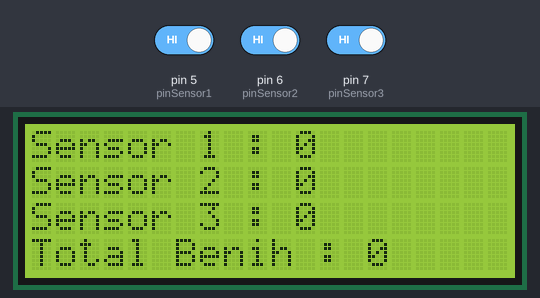
Bench run of a sketch on a simulated Arduino Uno, built with avr-gcc and run on an emulated ATmega328P. Parts: 20×4 character LCD. The inputs (shaded band) are chosen by the test bench; at power-on: pin 5 (pinSensor1) HIGH, pin 6 (pinSensor2) HIGH, pin 7 (pinSensor3) HIGH. What the sketch prints to the serial monitor is not drawn.

Above: at 1.3 s.
1.4 s: pin 5 (pinSensor1) driven LOW
At 2.0 s:
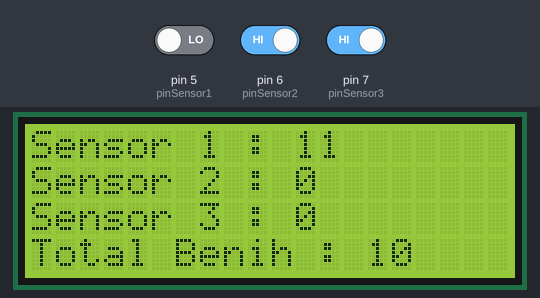
2.9 s: pin 6 (pinSensor2) driven LOW
At 3.04 s:
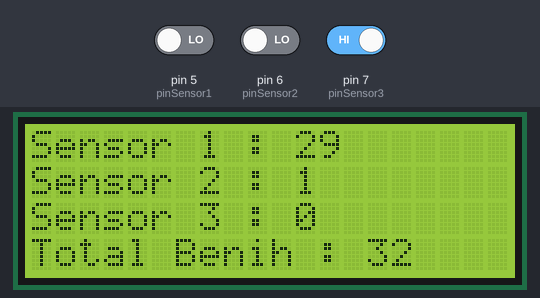
4.4 s: pin 7 (pinSensor3) driven LOW
At 4.62 s:
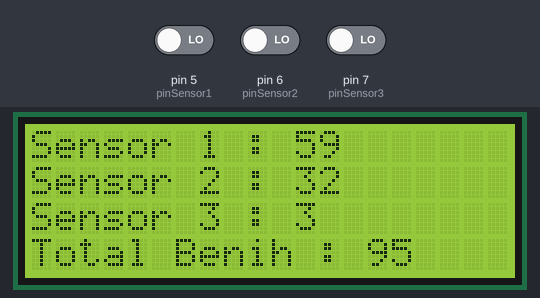
5.9 s: pin 5 (pinSensor1) driven HIGH
At 6.02 s:
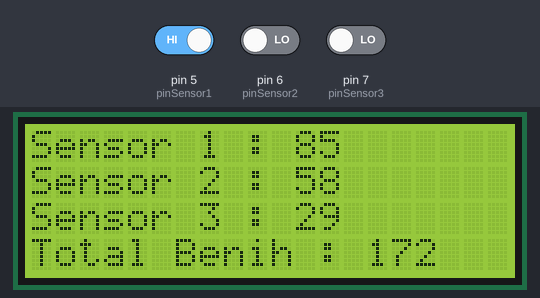
7.4 s: pin 6 (pinSensor2) driven HIGH
At 7.53 s:
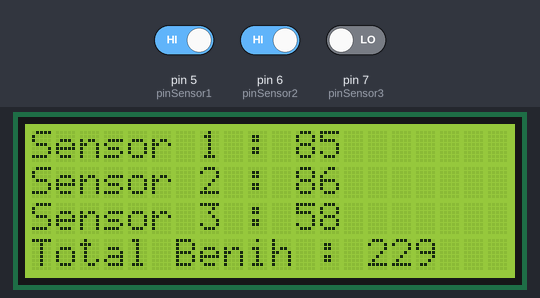
8.9 s: pin 7 (pinSensor3) driven HIGH
At 9.7 s:
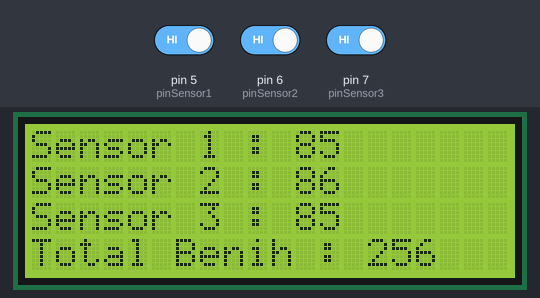

The sketch:

CODE_ALAT.ino
```cpp
#include <Arduino_FreeRTOS.h>
#include <Wire.h>
#include <semphr.h>
#include <LiquidCrystal_I2C.h>

LiquidCrystal_I2C lcd(0x27, 20,4);

#define pinSensor1 5
#define pinSensor2 6
#define pinSensor3 7
int a=0;
int b=0;
int c=0;
SemaphoreHandle_t xSerialSemaphore;

void BacaSensor1(void *pvParameters);
void BacaSensor2(void *pvParameters);
void BacaSensor3(void *pvParameters);
void Menampilkan(void *pvParameters);

void setup(){
  Serial.begin(9600);
  if(xSerialSemaphore == NULL){
       xSerialSemaphore = xSemaphoreCreateMutex();
        if((xSerialSemaphore)!= NULL)
            xSemaphoreGive((xSerialSemaphore));
  }
  lcd.init();
  lcd.backlight();
  lcd.begin(20,4);
  while (!Serial) {
    ;
  }

 // Now set up two Tasks to run independently.
  xTaskCreate(
    BacaSensor1
    ,  "BacaSensor1"          // A name just for humans
    ,  128                    // This stack size can be checked & adjusted by reading the Stack Highwater
    ,  NULL                   // Parameters for the task
    ,  3                      // Priority, with 3 (configMAX_PRIORITIES - 1) being the highest, and 0 being the lowest.
    ,  NULL );                // Task Handle

  xTaskCreate(
    BacaSensor2
    ,  "BacaSensor2"          // A name just for humans
    ,  128                    // Stack size
    ,  NULL                   // Parameters for the task
    ,  2                      // Priority
    ,  NULL );                // Task Handle
   xTaskCreate(
    BacaSensor3
    ,  "BacaSensor3"          // A name just for humans
    ,  128                    // Stack size
    ,  NULL                   // Parameters for the task
    ,  1                      // Priority
    ,  NULL );                // Task Handle
  xTaskCreate(
    Menampilkan
    ,  "Menampilkan"          // A name just for humans
    ,  128                    // This stack size can be checked & adjusted by reading the Stack Highwater
    ,  NULL                   // Parameters for the task
    ,  0                      // Priority, with 3 (configMAX_PRIORITIES - 1) being the highest, and 0 being the lowest.
    ,  NULL );                // Task Handle

  // Now the Task scheduler, which takes over control of scheduling individual Tasks, is automatically started.
}

void loop(){
}

void BacaSensor1( void *pvParameters __attribute__((unused)) ){
  pinMode(pinSensor1, INPUT);

  for (;;){
    int sensorValue1 = digitalRead(5);
      //Serial.print("Sensor 1 : ");
      //Serial.println(sensorValue1);
        if(sensorValue1==0){
          a++;
        }
    vTaskDelay(45/portTICK_PERIOD_MS);
  }
}

void BacaSensor2( void *pvParameters __attribute__((unused)) ){
  pinMode(pinSensor2, INPUT);

  for (;;){
    int sensorValue2 = digitalRead(6);
      //Serial.print("Sensor 2 : ");
      //Serial.println(sensorValue2);
         if(sensorValue2==0){
          b++;
        }
    vTaskDelay(50/portTICK_PERIOD_MS);
  }
}

void BacaSensor3( void *pvParameters __attribute__((unused)) ){
  pinMode(pinSensor3, INPUT);

  for (;;){
    int sensorValue3 = digitalRead(7);
      //Serial.print("Sensor 3 : ");
      //Serial.println(sensorValue3);
       if(sensorValue3==0){
          c++;
        }

    vTaskDelay(55/portTICK_PERIOD_MS);
  }
}

void Menampilkan( void *pvParameters __attribute__((unused)) ){
 int d=0;
  for (;;){
      lcd.setCursor(0,0);
      lcd.print("Sensor 1 : ");
      lcd.println(a);
      lcd.setCursor(0,1);
      lcd.print("Sensor 2 : ");
      lcd.println(b);
      lcd.setCursor(0,2);
      lcd.print("Sensor 3 : ");
      lcd.println(c);
      d=a+b+c;
      lcd.setCursor(0,3);
      lcd.print("Total Benih : ");
      lcd.println(d);
      Serial.print("Total Benih : ");
      Serial.println(d);
    vTaskDelay(50/portTICK_PERIOD_MS);
  }
}
```

Measured:
- after the input at 1.4 s, the display: first changes after 0.09 s (image 1 shows a later state)
